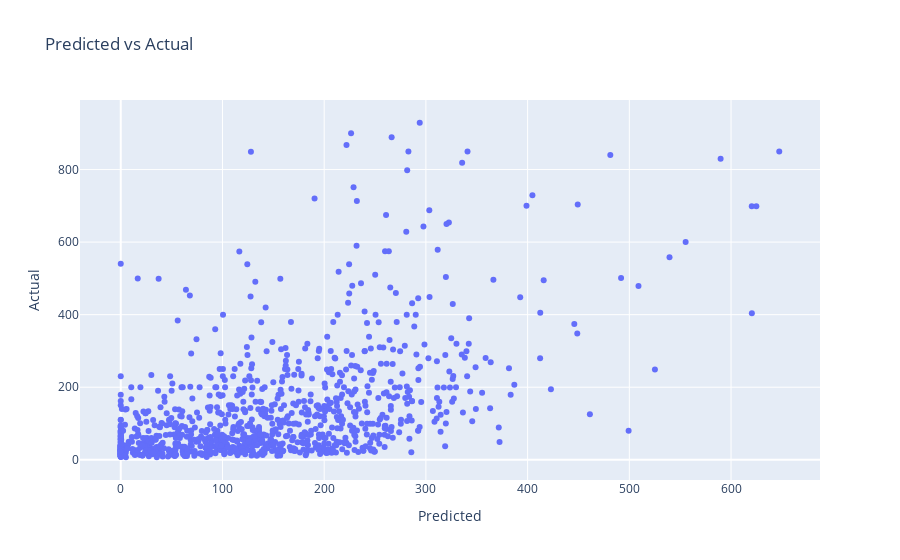

The cell this chart's notebook holds for it:
### Code cell
import plotly.express as px

px.scatter(x=predicted_y, y=Y_test, title="Predicted vs Actual", labels={"x": "Predicted", "y": "Actual"})

### Figure 1 — Plotly figure (JSON) as saved in the notebook; plotly's stock layout.template omitted (floating-point values rounded to 4 significant figures; data arrays with more than 128 entries replaced by an {"elided": "..."} marker saying what was removed)
{"data": [{"hovertemplate": "Predicted=%{x}<br>Actual=%{y}<extra></extra>", "legendgroup": "", "marker": {"color": "#636efa", "symbol": "circle"}, "mode": "markers", "name": "", "orientation": "v", "showlegend": false, "type": "scatter", "x": {"elided": "1000 float values"}, "xaxis": "x", "y": {"elided": "1000 float values"}, "yaxis": "y"}], "layout": {"legend": {"tracegroupgap": 0}, "title": {"text": "Predicted vs Actual"}, "xaxis": {"anchor": "y", "domain": [0, 1], "title": {"text": "Predicted"}}, "yaxis": {"anchor": "x", "domain": [0, 1], "title": {"text": "Actual"}}}}
